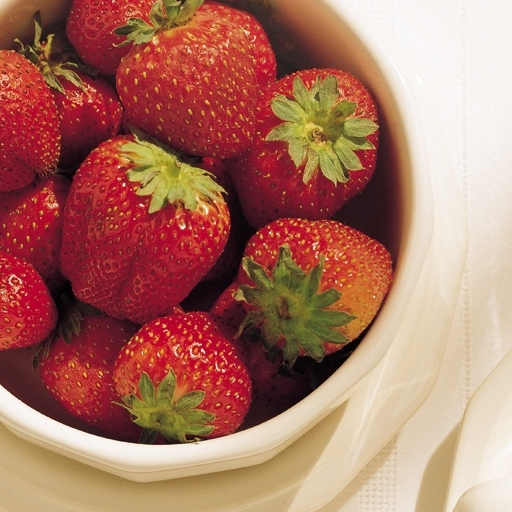
#> input picture Ex5/Immagini/fragole.jpg, 512 x 512 px, found by its file name
$ python esercizio_1.1.2.py
#> lines starting #> are read from the running program, lines starting #| are printed output that depends on the picture
### Librerie/MyLibrary.py
#!/usr/bin/env python3
# -*- coding: utf-8 -*-
"""
Created on Tue Apr 23 17:28:44 2024

@author: luketto
"""

import numpy as np              # importa Numpy
import matplotlib.pyplot as plt # importa Matplotlib
import scipy.ndimage as ndi     # importa Scipy per le immagini
import skimage.io as io         # importa il modulo Input/Output di SK-Imagex
import skimage.exposure as ex
from skimage.feature import local_binary_pattern

def leggiJPG(nomefile):
#> called with nomefile = 'fragole.jpg'
    x = np.float64(io.imread(nomefile))
    #plt.figure()
    #plt.imshow(x, clim = None, cmap = "gray")
    return x

# [11 lines left out: functions leggiRAW, showImage, not called in this run]

def showTwoImages(nomeImmagine1, nomeImmagine2, descrizione1, descrizione2):
    plt.figure()
    plt.subplot(1,2,1)
    plt.imshow(nomeImmagine1, clim=None, cmap="gray")
    plt.title(descrizione1)
    plt.subplot(1,2,2)
    plt.imshow(nomeImmagine2, clim=None, cmap="gray");
    plt.title(descrizione2)

# [63 lines left out: functions show_three_images, show_histogram, extract_feature, glob_equaliz, loc_equaliz, smooth and 2 more, not called in this run]

def rgb2cmy(x):
    y = 1.0 - x
    return y

# [102 lines left out: functions rgb2cmyk, fourier_transform, graph, gaussLPF, rgb_to_hsi, hsi_to_rgb, not called in this run]


# [9 lines of commented-out code are left out]

### Ex5/Script/esercizio_1.1.2.py
#!/usr/bin/env python3
# -*- coding: utf-8 -*-
"""
Esercizio 1.1.2

Lo spazio HSI. La rappresentazione HSV si ottiene con skimage.color.rgb2hsv. Il modello
HSV è leggermente diverso da quello HSI, dato che il solido di riferimento è una piramide
rovesciata, con la cima nell’origine a differenza del caso HSI in cui il modello è
una doppia piramide. Per questo motivo per il passaggio nello spazio HSI usate le
funzioni disponibili sul sito del corso nella sezione materiale didattico.
Visualizzate le componenti HSI dell’immagine fragole.jpg e quelle dell’immagine cubo.jpg
che rappre- senta proprio il cubo dei colori. In quest’ultimo caso si possono fare
alcune interessanti considerazioni. Nell’immagine di tinta, si pu`o notare la forte
discontinuit`a lungo la linea a 45o sul piano frontale del cubo, che `e quello del
rosso: si ha infatti lungo questa linea la transizione brusca tra valori alti (360o)
e valori bassi (0o) della tinta, dovuta alla sua rappresentazione circolare. L’immagine
di saturazione mostra valori piu` scuri verso il vertice del bianco, dove i colori
diventano progressivamente meno saturi. Infine, nell’immagine di intensità, ogni pixel
e semplicemente la media dei valori RGB del pixel corrispondente nell’immagine a colori.
"""

import sys
sys.path.append('/Users/luketto/Desktop/II Semestre IV Anno/ESM/Esercizi/Librerie')
import MyLibrary as ml
import bitop as bit
import numpy as np              # importa Numpy
import matplotlib.pyplot as plt # importa Matplotlib
import scipy.ndimage as ndi     # importa Scipy per le immagini
import skimage.io as io         # importa il modulo Input/Output di SK-Imagex
import skimage.exposure as ex
import skimage.color as col
import scipy.ndimage as ndi


f = ml.leggiJPG("fragole.jpg")
f = f/255
c = ml.leggiJPG("cubo.jpg")
#> call 2 of leggiJPG, with nomefile = 'cubo.jpg'
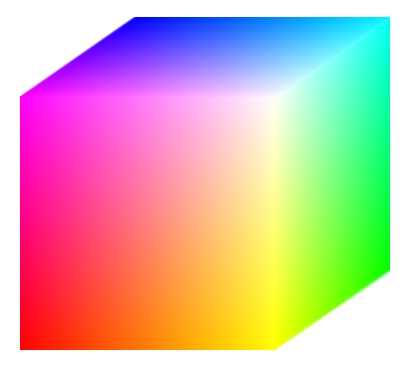
#> input picture Ex5/Immagini/cubo.jpg, 409 x 366 px, found by its file name
c = c/255

f_h = col.rgb2hsv(f)
#> f_h: shape (512, 512, 3) float64; mean of channels 0, 1, 2 0.362, 0.502, 0.672
c_h = col.rgb2hsv(c)
#> c_h: shape (366, 409, 3) float64; mean of channels 0, 1, 2 0.378, 0.514, 0.998

ml.showTwoImages(f, f_h, "RGB", "HSV")
ml.showTwoImages(c, c_h, "RGB", "HSV")
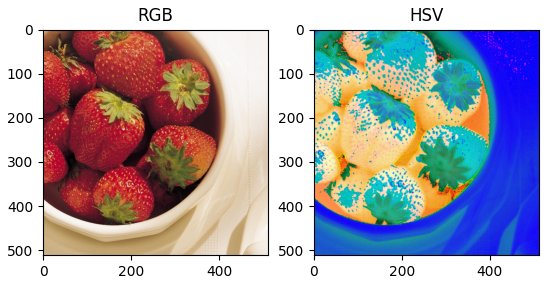
#> figure drawn by matplotlib, 2 panels
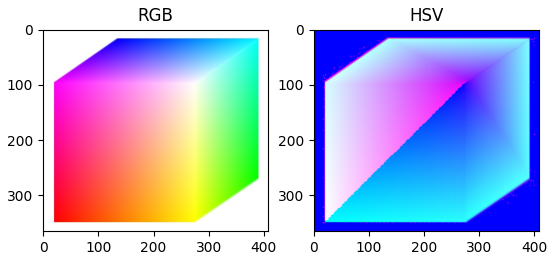
#> figure drawn by matplotlib, 2 panels
